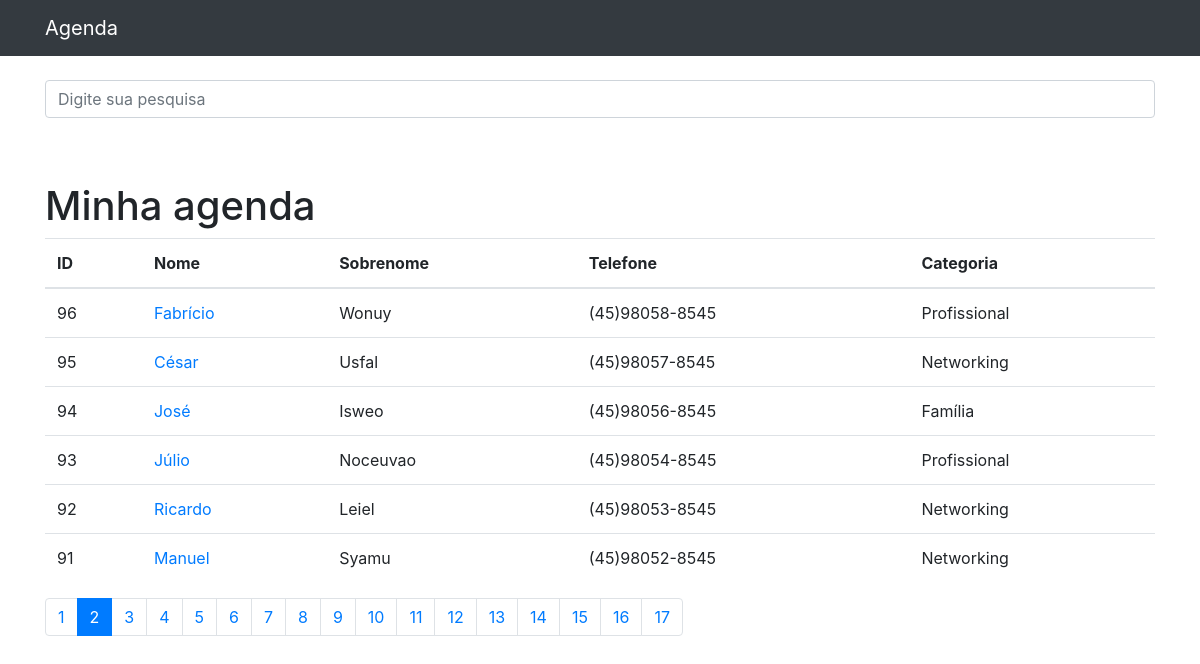
Screenshot of /?p=2&termo= with the database file from the repository.
### appContatos/models.py (models this page shows, shortened)
class DbTabContatos(models.Model):
    strNome = models.CharField(max_length=255)
    strSobreNome = models.CharField(max_length=255, blank=True)
    strTelefone = models.CharField(max_length=255, blank=True)
    strEmail = models.CharField(max_length=255, blank=True)
    strDataCriacao = models.DateTimeField(default=timezone.now)
    texDescricao = models.TextField(blank=True)
    bolExibir = models.BooleanField(default=True)
    imgFoto = models.ImageField(blank=True, upload_to = 'fotos/%Y/%m')
    strKeyTabCategoria = models.ForeignKey(
        DbTabCategoria, on_delete=models.DO_NOTHING)

class DbTabCategoria(models.Model):
    strNome = models.CharField(max_length=255)
    def __str__(self):
        return self.strNome

### appContatos/views.py (the view)
# urls.py: path('', views.index, name='index'),
def index(request):
    varHtmlContatos = DbTabContatos.objects.order_by('-id').filter(
        bolExibir=True
    )
    paginacao = Paginator(varHtmlContatos, 6)
    page = request.GET.get('p')
    varHtmlContatos = paginacao.get_page(page)
    return render(request, 'appContatos/contatoIndex.html', {
        'passaHtmlContatos': varHtmlContatos,
    })

### appContatos/templates/appContatos/contatoIndex.html (shortened to what this page needs)
{%extends 'tempIndex.html'%}
{%block conteudo%}
<h1 class="mt-5">
  Minha agenda </h1>
  <table class="table">
    <thead>
      <tr>
        <th>ID </th ></th>
        <th>Nome </th ></th>
        <th>Sobrenome </th ></th>
        <th>Telefone </th></th>
        <th>Categoria </th></th>
      </tr>
    </thead>
    <tbody>
      {%for contato in passaHtmlContatos%}
      <tr>
          <td>{{contato.id}}</td>
          <td>
            <a href="{%url 'verContato' contato.id%}">{{contato.strNome}}</a>
          </td>
          <td>{{contato.strSobreNome}}</td>
          <td>{{contato.strTelefone}}</td>
          <td>{{contato.strKeyTabCategoria}}</td>
        </tr>
      {%endfor%}
    </tbody>
  </table>
  <nav aria-label="Page navigation example">
    <ul class="pagination">
      {%for pagina in passaHtmlContatos.paginator.page_range%}
        {%if passaHtmlContatos.number == pagina%}
          <li class="page-item active">
            <a class="page-link" href="?p={{pagina}}&termo={{request.GET.termo}}">
              {{pagina}}
            </a>
          </li>
        {%else%}
          <li class="page-item">
            <a class="page-link" href="?p={{pagina}}&termo={{request.GET.termo}}">
              {{pagina}}
            </a>
          </li>
        {%endif%}
      {%endfor%}
    </ul>
  </nav>
{%endblock%}

### rows the page displays
DbTabContatos: id "96", strNome "Fabrício", strSobreNome "Wonuy", strTelefone "(45)98058-8545", strKeyTabCategoria "Profissional"
DbTabContatos: id "95", strNome "César", strSobreNome "Usfal", strTelefone "(45)98057-8545", strKeyTabCategoria "Networking"
DbTabContatos: id "94", strNome "José", strSobreNome "Isweo", strTelefone "(45)98056-8545", strKeyTabCategoria "Família"
DbTabContatos: id "93", strNome "Júlio", strSobreNome "Noceuvao", strTelefone "(45)98054-8545", strKeyTabCategoria "Profissional"
DbTabContatos: id "92", strNome "Ricardo", strSobreNome "Leiel", strTelefone "(45)98053-8545", strKeyTabCategoria "Networking"
DbTabContatos: id "91", strNome "Manuel", strSobreNome "Syamu", strTelefone "(45)98052-8545", strKeyTabCategoria "Networking"

### other values shown
{{ pagina }} "1" "3" "4" "5" "6" "7" "8" "9" "10" "11" "12" "13" "14" "15" "16" "17"
{{ pagina }} "2"
